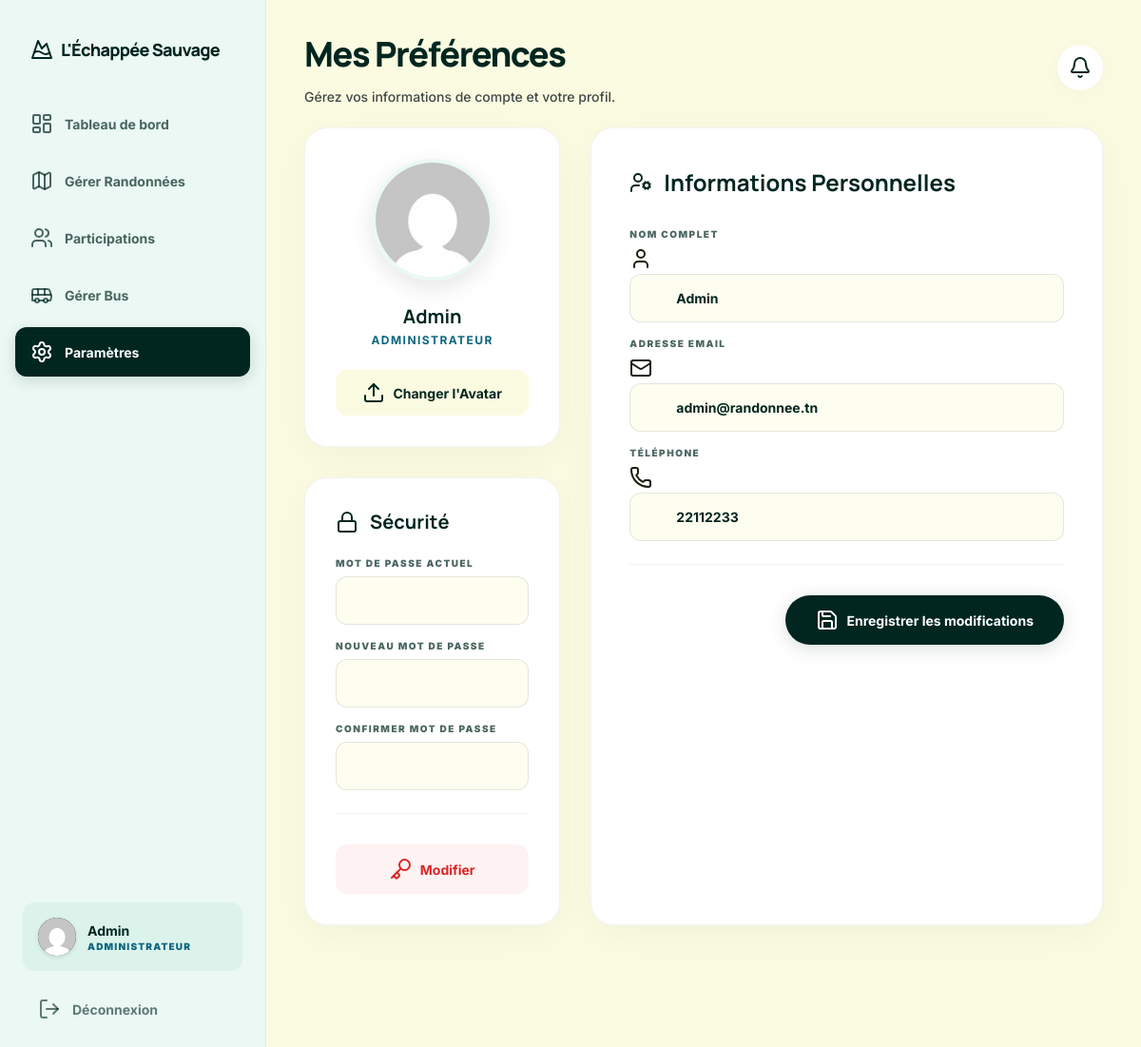
/index.php?page=admin&action=settings (signed in), run on the app's committed database.
### tables this page shows
CREATE TABLE IF NOT EXISTS user (
    id_user INT AUTO_INCREMENT PRIMARY KEY,
    nom VARCHAR(100) NOT NULL,
    email VARCHAR(150) UNIQUE NOT NULL,
    password VARCHAR(255) NOT NULL,
    role ENUM('admin', 'user') DEFAULT 'user',
    telephone VARCHAR(20),
    image_profile VARCHAR(255)
);

### controllers/AdminController.php (called while the page is built, shortened)
<?php
class AdminController {
    public function settings() {
        $id_user = $_SESSION['user_id'];
        $user = UserModel::findById($id_user);
        require_once 'views/layout/header.php';
        require_once 'views/admin/settings.php';
        require_once 'views/layout/footer.php';
    }
}

### config/db.php (called while the page is built, shortened)
<?php
$user = 'root';

### models/UserModel.php (called while the page is built, shortened)
<?php
class UserModel {
    private $nom;
    private $email;
    private $telephone;
    private $photo_url;
    public function __construct($row) {
        $this->nom = $row['nom'] ?? null;
        $this->email = $row['email'] ?? null;
        $this->telephone = $row['telephone'] ?? null;
        $this->photo_url = $row['image_profile'] ?? '/projet/public/uploads/profiles/default.png';
    }
    public function getNom() { return $this->nom; }
    public function getEmail() { return $this->email; }
    public function getTelephone() { return $this->telephone; }
    public function getPhotoUrl() { return $this->photo_url; }
    public static function findById($id) {
        include 'config/db.php';
        $stmt = $db->prepare("SELECT * FROM user WHERE id_user = ?");
        $stmt->execute([$id]);
        $row = $stmt->fetch();
        return $row ? new UserModel($row) : null;
    }
}

### views/admin/settings.php (the view, shortened to what this page needs)
<div class="admin-layout">
    <?php require_once 'views/layout/admin_sidebar.php'; ?>
    <main class="admin-main custom-scrollbar">
        <div class="admin-content">
            <header class="admin-header">
                <div>
                    <h1 class="admin-header-title">Mes Préférences</h1>
                    <p class="admin-header-sub">Gérez vos informations de compte et votre profil.</p>
                </div>
                <?php require 'views/layout/admin_header_actions.php'; ?>
            </header>
            <div class="settings-grid">
                <div style="display:flex;flex-direction:column;gap:2rem;">
                    <div class="settings-card">
                        <div class="settings-card-center">
                            <div class="settings-avatar-wrap" onclick="document.getElementById('photo-upload').click();">
                                <img src="<?php echo htmlspecialchars($user->getPhotoUrl()); ?>" alt="Profile">
                            </div>
                            <p class="settings-card-name"><?php echo htmlspecialchars($user->getNom()); ?></p>
                            <p class="settings-card-role">Administrateur</p>
                            <form action="index.php?page=admin&action=settings" method="POST" enctype="multipart/form-data" id="photo-form" style="width:100%">
                                <button type="button" class="btn-avatar-change" onclick="document.getElementById('photo-upload').click();">
                                    <i data-lucide="upload"></i> Changer l'Avatar
                                </button>
                            </form>
                        </div>
                    </div>
                    <div class="settings-card">
                        <h3 class="settings-section-title">
                            <i data-lucide="lock"></i> Sécurité
                        </h3>
                        <form action="index.php?page=admin&action=settings" method="POST" class="settings-form">
                            <div class="settings-form-field">
                                <label>Mot de passe actuel</label>
                                <input type="password" name="current_password" required class="settings-input settings-input--simple">
                            </div>
                            <div class="settings-form-field">
                                <label>Nouveau mot de passe</label>
                                <input type="password" name="new_password" required minlength="6" class="settings-input settings-input--simple">
                            </div>
                            <div class="settings-form-field">
                                <label>Confirmer mot de passe</label>
                                <input type="password" name="confirm_password" required minlength="6" class="settings-input settings-input--simple">
                            </div>
                            <hr class="settings-divider">
                            <button type="submit" class="btn-settings-security">
                                <i data-lucide="key"></i> Modifier
                            </button>
                        </form>
                    </div>
                </div>
                <div class="settings-card settings-card--wide">
                    <h3 class="settings-section-title settings-section-title--lg">
                        <i data-lucide="user-cog"></i> Informations Personnelles
                    </h3>
                    <form action="index.php?page=admin&action=settings" method="POST" class="settings-form">
                        <div class="settings-form-field">
                            <label>Nom complet</label>
                            <div class="settings-input-wrap">
                                <i data-lucide="user"></i>
                                <input type="text" name="nom" value="<?php echo htmlspecialchars($user->getNom()); ?>" required class="settings-input">
                            </div>
                        </div>
                        <div class="settings-form-field">
                            <label>Adresse Email</label>
                            <div class="settings-input-wrap">
                                <i data-lucide="mail"></i>
                                <input type="email" name="email" value="<?php echo htmlspecialchars($user->getEmail()); ?>" required class="settings-input">
                            </div>
                        </div>
                        <div class="settings-form-field">
                            <label>Téléphone</label>
                            <div class="settings-input-wrap">
                                <i data-lucide="phone"></i>
                                <input type="tel" name="telephone" value="<?php echo htmlspecialchars($user->getTelephone()); ?>" class="settings-input">
                            </div>
                        </div>
                        <hr class="settings-divider">
                        <div class="settings-form-footer">
                            <button type="submit" class="btn-settings-save">
                                <i data-lucide="save"></i> Enregistrer les modifications
                            </button>
                        </div>
                    </form>
                </div>
            </div>
            <div class="admin-bottom-spacer"></div>
        </div>
    </main>
</div>

### public/assets/css/global.css (style rules this page uses)
:root { --color-primary: #01261f; --color-primary-dark: #1a3c34; --color-primary-fixed: #c5eadf; --color-secondary: #0c6780; --color-surface: #fbfbe2; --color-surface-low: #f5f5dc; --color-surface-high: #eaead1; --color-surface-highest: #e4e4cc; --color-surface-mint: #ebf8f4; --color-on-surface: #1b1d0e; --color-on-variant: #414846; --color-orange: #ef8300; --color-green: #2e7d32; --color-error: #ba1a1a; --color-error-bg: #ffdad6; --font-headline: 'Manrope', sans-serif; --font-body: 'Inter', sans-serif; --radius: 0.75rem; --radius-md: 0.625rem; --radius-lg: 1rem; --radius-xl: 1.5rem; --radius-full: 9999px; --shadow-card: 0 10px 40px rgba(1,38,31,0.04); --shadow-sm: 0 4px 20px rgba(1,38,31,0.03); --shadow-btn: 0 4px 20px rgba(1,38,31,0.15); --border-soft: 1px solid rgba(1,38,31,0.05); --border-mid: 1px solid rgba(1,38,31,0.10); }
*, *::before, *::after { box-sizing: border-box; margin: 0; padding: 0; }
html { scroll-behavior: smooth; }
body { font-family: var(--font-body); background-color: var(--color-surface); color: var(--color-on-surface); -webkit-font-smoothing: antialiased; -moz-osx-font-smoothing: grayscale; }
img { display: block; max-width: 100%; }
button { cursor: pointer; font-family: inherit; border: none; background: none; }
input, select, textarea { font-family: inherit; }

### data on the page
user: nom "Admin", email "admin@randonnee.tn", telephone "22112233"

### other printed values
$link['label'] "Tableau de bord"
$link['label'] "Gérer Randonnées"
$link['label'] "Participations"
$link['label'] "Gérer Bus"
$link['label'] "Paramètres"
$_SESSION['user_name'] "Admin"
